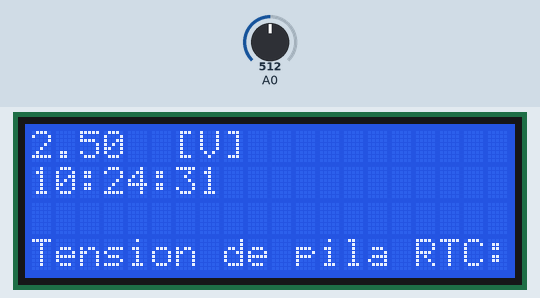
Bench run of a sketch on a simulated Arduino Uno, built with avr-gcc and run on an emulated ATmega328P. Parts: 20×4 character LCD. The inputs (shaded band) are chosen by the test bench; at power-on: A0 = 512. The local clock reads 2024-03-15 10:24:30 at power-on unless the sketch sets it.

Above: at 1.2 s.
1.3 s: A0 set to 716
At 2.8 s:
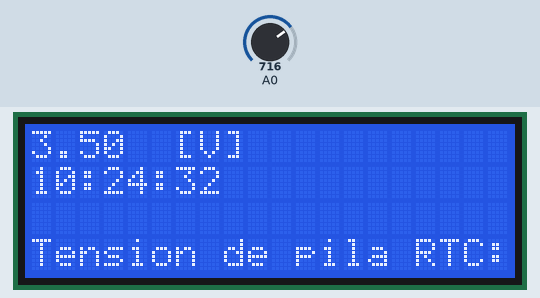
3.5 s: A0 set to 900
At 4.5 s:
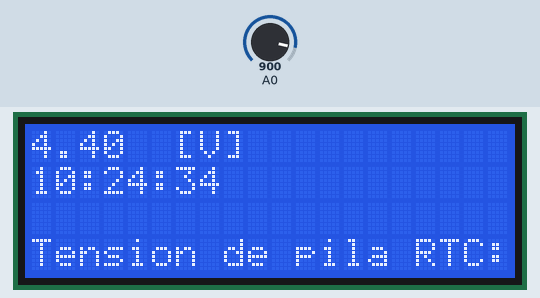
5.5 s: A0 set to 1023
At 8.8 s:
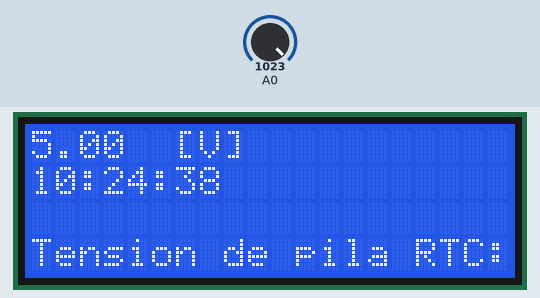
Timing chart, 0 to 10.3 s (numbered marks = the images above; inputs shaded):
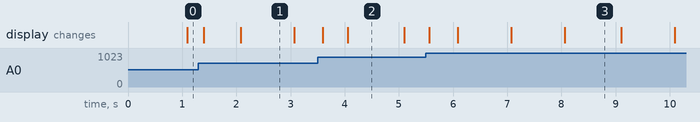

The sketch:

_1.ino
```cpp
/*****************************/
/*    KUBIK Software         */
/*                           */
/* Programado por Juan Blanc */
/*                           */
/*       Mayo 2016           */
/*****************************/

#include <Wire.h>
#include "RTClib.h"
#include <LiquidCrystal_I2C.h>

/* Creacion de objetos */

LiquidCrystal_I2C lcd(0x27, 2, 1, 0, 4, 5, 6, 7, 3, POSITIVE);//Direccion de LCD

RTC_DS1307 RTC;


void setup () {
  Wire.begin(); // Inicia el puerto I2C
    RTC.begin(); // Inicia la comunicación con el RTC
  lcd.begin(20,4); // Inicia el display lcd
  //RTC.adjust(DateTime(__DATE__, __TIME__)); // Establece la fecha y hora (Comentar una vez establecida la hora)

}
void loop(){

  int valorSensor = analogRead(A0);
  DateTime now = RTC.now(); // Obtiene la fecha y hora del RTC
  lcd.setCursor(0,0);
  lcd.print(now.year(), DEC); // Año
  lcd.print('/');
  lcd.print(now.month(), DEC); // Mes
  lcd.print('/');
  lcd.print(now.day(), DEC); // Dia
  lcd.print(' ');
  lcd.setCursor(0,1);
  lcd.print(now.hour(), DEC); // Horas
  lcd.print(':');
  lcd.print(now.minute(), DEC); // Minutos
  lcd.print(':');
  lcd.print(now.second(), DEC); // Segundos
  lcd.setCursor(0,3);
  lcd.print("Tension de pila RTC:");
  float volt = valorSensor * (5.0 / 1023.0);
  lcd.print(volt);
  lcd.print("  [V]");
  delay(10); // La información se actualiza cada 10 milisegundos


}
```

Measured:
- what the display in image 2 shows lasts 1.0 s, from 4.1 s to 5.1 s
